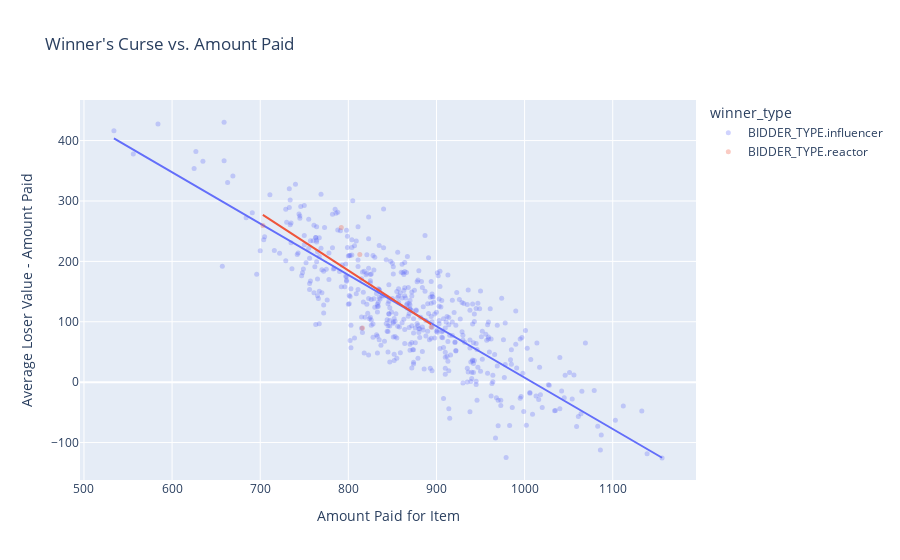

Notebook cell for this chart:
### Code cell
fig = px.scatter(df, x="winner_amount", y="winner_curse", color="winner_type", trendline='ols',
                 opacity=0.3, title='Winner\'s Curse vs. Amount Paid')
fig.update_traces(marker_size=5)
fig.update_xaxes(title='Amount Paid for Item')
fig.update_yaxes(title='Average Loser Value - Amount Paid')
fig.show()

### Figure 1 — Plotly figure (JSON) as saved in the notebook; plotly's stock layout.template omitted (floating-point values rounded to 4 significant figures; data arrays with more than 128 entries replaced by an {"elided": "..."} marker saying what was removed)
{"data": [{"hovertemplate": "winner_type=BIDDER_TYPE.influencer<br>winner_amount=%{x}<br>winner_curse=%{y}<extra></extra>", "legendgroup": "BIDDER_TYPE.influencer", "marker": {"color": "#636efa", "opacity": 0.3, "size": 5, "symbol": "circle"}, "mode": "markers", "name": "BIDDER_TYPE.influencer", "orientation": "v", "showlegend": true, "type": "scatter", "x": {"elided": "495 int values"}, "xaxis": "x", "y": {"elided": "495 float values"}, "yaxis": "y"}, {"hovertemplate": "<b>OLS trendline</b><br>winner_curse = -0.85013 * winner_amount + 857.615<br>R<sup>2</sup>=0.696061<br><br>winner_type=BIDDER_TYPE.influencer<br>winner_amount=%{x}<br>winner_curse=%{y} <b>(trend)</b><extra></extra>", "legendgroup": "BIDDER_TYPE.influencer", "marker": {"color": "#636efa", "size": 5, "symbol": "circle"}, "mode": "lines", "name": "BIDDER_TYPE.influencer", "showlegend": false, "type": "scatter", "x": {"elided": "495 int values"}, "xaxis": "x", "y": {"elided": "495 float values"}, "yaxis": "y"}, {"hovertemplate": "winner_type=BIDDER_TYPE.reactor<br>winner_amount=%{x}<br>winner_curse=%{y}<extra></extra>", "legendgroup": "BIDDER_TYPE.reactor", "marker": {"color": "#EF553B", "opacity": 0.3, "size": 5, "symbol": "circle"}, "mode": "markers", "name": "BIDDER_TYPE.reactor", "orientation": "v", "showlegend": true, "type": "scatter", "x": [894, 792, 813, 816, 703], "xaxis": "x", "y": [91.21, 256.1, 211.5, 89.64, 259.5], "yaxis": "y"}, {"hovertemplate": "<b>OLS trendline</b><br>winner_curse = -0.949729 * winner_amount + 944.788<br>R<sup>2</sup>=0.577994<br><br>winner_type=BIDDER_TYPE.reactor<br>winner_amount=%{x}<br>winner_curse=%{y} <b>(trend)</b><extra></extra>", "legendgroup": "BIDDER_TYPE.reactor", "marker": {"color": "#EF553B", "size": 5, "symbol": "circle"}, "mode": "lines", "name": "BIDDER_TYPE.reactor", "showlegend": false, "type": "scatter", "x": [703, 792, 813, 816, 894], "xaxis": "x", "y": [277.1, 192.6, 172.7, 169.8, 95.73], "yaxis": "y"}], "layout": {"legend": {"title": {"text": "winner_type"}, "tracegroupgap": 0}, "title": {"text": "Winner's Curse vs. Amount Paid"}, "xaxis": {"anchor": "y", "domain": [0, 1], "title": {"text": "Amount Paid for Item"}}, "yaxis": {"anchor": "x", "domain": [0, 1], "title": {"text": "Average Loser Value - Amount Paid"}}}}
